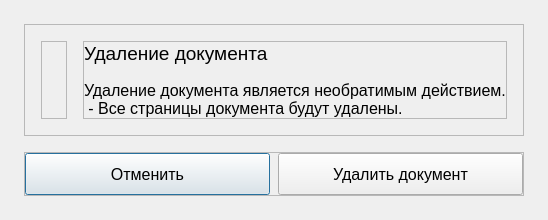
<?xml version="1.0" encoding="UTF-8"?>
<ui version="4.0">
 <class>Dialog</class>
 <widget class="QDialog" name="Dialog">
  <property name="geometry">
   <rect>
    <x>0</x>
    <y>0</y>
    <width>436</width>
    <height>207</height>
   </rect>
  </property>
  <property name="windowTitle">
   <string>Dialog</string>
  </property>
  <layout class="QVBoxLayout" name="verticalLayout_2">
   <property name="spacing">
    <number>16</number>
   </property>
   <property name="leftMargin">
    <number>24</number>
   </property>
   <property name="topMargin">
    <number>24</number>
   </property>
   <property name="rightMargin">
    <number>24</number>
   </property>
   <property name="bottomMargin">
    <number>24</number>
   </property>
   <item>
    <widget class="QFrame" name="info_frame">
     <property name="frameShape">
      <enum>QFrame::StyledPanel</enum>
     </property>
     <property name="frameShadow">
      <enum>QFrame::Raised</enum>
     </property>
     <layout class="QHBoxLayout" name="horizontalLayout_2">
      <property name="spacing">
       <number>16</number>
      </property>
      <property name="leftMargin">
       <number>16</number>
      </property>
      <property name="topMargin">
       <number>16</number>
      </property>
      <property name="rightMargin">
       <number>16</number>
      </property>
      <property name="bottomMargin">
       <number>16</number>
      </property>
      <item>
       <widget class="QFrame" name="icon_frame">
        <property name="frameShape">
         <enum>QFrame::StyledPanel</enum>
        </property>
        <property name="frameShadow">
         <enum>QFrame::Raised</enum>
        </property>
        <layout class="QVBoxLayout" name="verticalLayout_3">
         <property name="spacing">
          <number>0</number>
         </property>
         <property name="leftMargin">
          <number>0</number>
         </property>
         <property name="topMargin">
          <number>0</number>
         </property>
         <property name="rightMargin">
          <number>0</number>
         </property>
         <property name="bottomMargin">
          <number>0</number>
         </property>
         <item>
          <widget class="IconLabel" name="icon_label">
           <property name="minimumSize">
            <size>
             <width>24</width>
             <height>24</height>
            </size>
           </property>
           <property name="maximumSize">
            <size>
             <width>24</width>
             <height>24</height>
            </size>
           </property>
           <property name="text">
            <string/>
           </property>
          </widget>
         </item>
         <item>
          <spacer name="verticalSpacer">
           <property name="orientation">
            <enum>Qt::Vertical</enum>
           </property>
           <property name="sizeHint" stdset="0">
            <size>
             <width>20</width>
             <height>40</height>
            </size>
           </property>
          </spacer>
         </item>
        </layout>
       </widget>
      </item>
      <item>
       <widget class="QFrame" name="text_frame">
        <property name="frameShape">
         <enum>QFrame::StyledPanel</enum>
        </property>
        <property name="frameShadow">
         <enum>QFrame::Raised</enum>
        </property>
        <layout class="QVBoxLayout" name="verticalLayout">
         <property name="spacing">
          <number>16</number>
         </property>
         <property name="leftMargin">
          <number>0</number>
         </property>
         <property name="topMargin">
          <number>0</number>
         </property>
         <property name="rightMargin">
          <number>0</number>
         </property>
         <property name="bottomMargin">
          <number>0</number>
         </property>
         <item>
          <widget class="QLabel" name="title_label">
           <property name="font">
            <font>
             <pointsize>14</pointsize>
            </font>
           </property>
           <property name="text">
            <string>Удаление документа</string>
           </property>
          </widget>
         </item>
         <item>
          <widget class="QLabel" name="text_label">
           <property name="font">
            <font>
             <pointsize>12</pointsize>
            </font>
           </property>
           <property name="text">
            <string>Удаление документа является необратимым действием.
 - Все страницы документа будут удалены.</string>
           </property>
          </widget>
         </item>
        </layout>
       </widget>
      </item>
     </layout>
    </widget>
   </item>
   <item>
    <widget class="QFrame" name="buttons_frame">
     <property name="frameShape">
      <enum>QFrame::StyledPanel</enum>
     </property>
     <property name="frameShadow">
      <enum>QFrame::Raised</enum>
     </property>
     <layout class="QHBoxLayout" name="horizontalLayout">
      <property name="spacing">
       <number>8</number>
      </property>
      <property name="leftMargin">
       <number>0</number>
      </property>
      <property name="topMargin">
       <number>0</number>
      </property>
      <property name="rightMargin">
       <number>0</number>
      </property>
      <property name="bottomMargin">
       <number>0</number>
      </property>
      <item>
       <widget class="TertiaryButton" name="cancel_pushButton">
        <property name="minimumSize">
         <size>
          <width>0</width>
          <height>42</height>
         </size>
        </property>
        <property name="font">
         <font>
          <pointsize>12</pointsize>
         </font>
        </property>
        <property name="text">
         <string>Отменить</string>
        </property>
       </widget>
      </item>
      <item>
       <widget class="PrimaryButton" name="delete_pushButton">
        <property name="minimumSize">
         <size>
          <width>0</width>
          <height>42</height>
         </size>
        </property>
        <property name="font">
         <font>
          <pointsize>12</pointsize>
         </font>
        </property>
        <property name="text">
         <string>Удалить документ</string>
        </property>
       </widget>
      </item>
     </layout>
    </widget>
   </item>
  </layout>
 </widget>
 <customwidgets>
  <customwidget>
   <class>TertiaryButton</class>
   <extends>QPushButton</extends>
   <header>..custom_widgets</header>
  </customwidget>
  <customwidget>
   <class>PrimaryButton</class>
   <extends>QPushButton</extends>
   <header>..custom_widgets</header>
  </customwidget>
  <customwidget>
   <class>IconLabel</class>
   <extends>QLabel</extends>
   <header>..custom_widgets</header>
  </customwidget>
 </customwidgets>
 <resources/>
 <connections/>
</ui>
